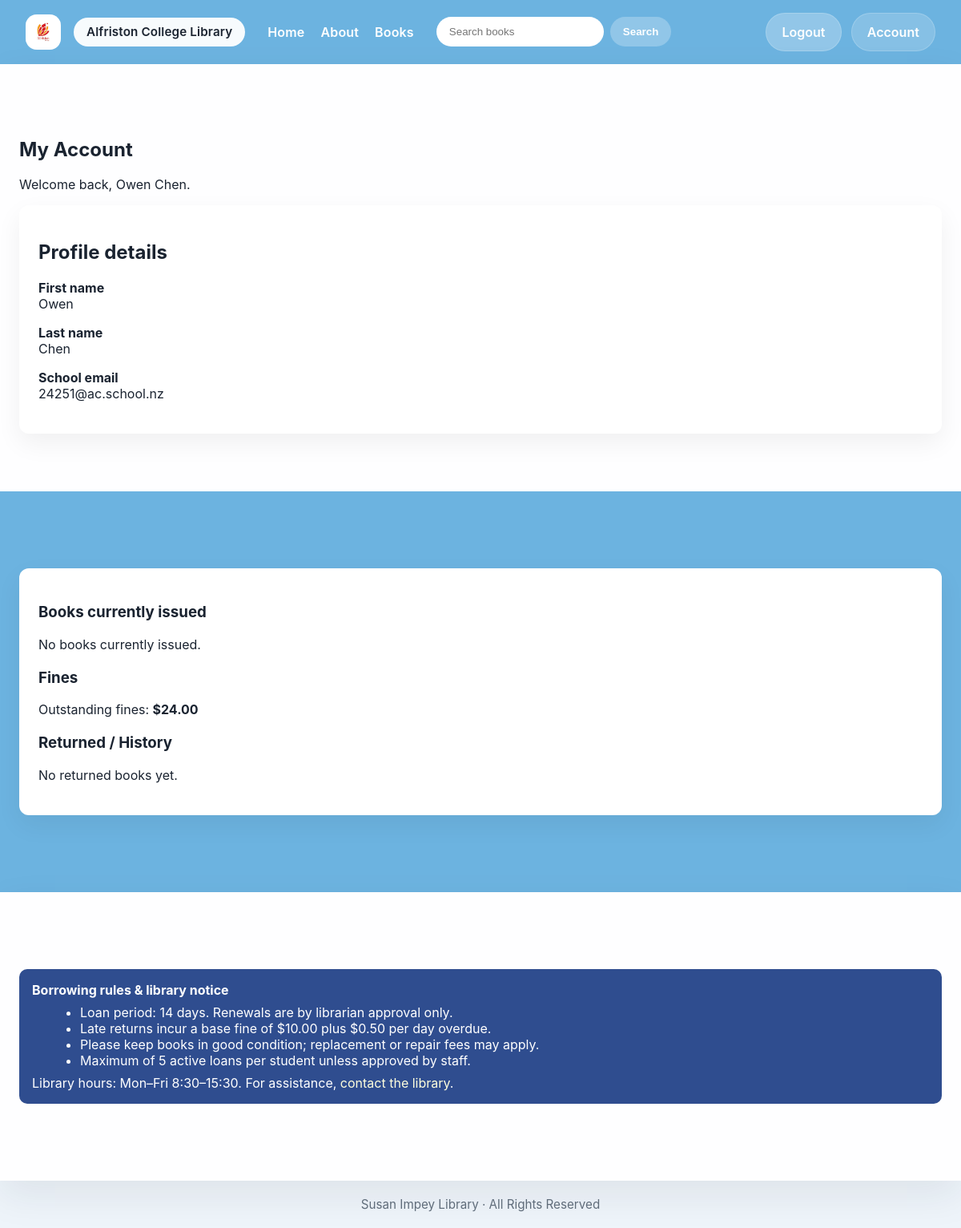
Before: /account/ (signed in) with the older database file.
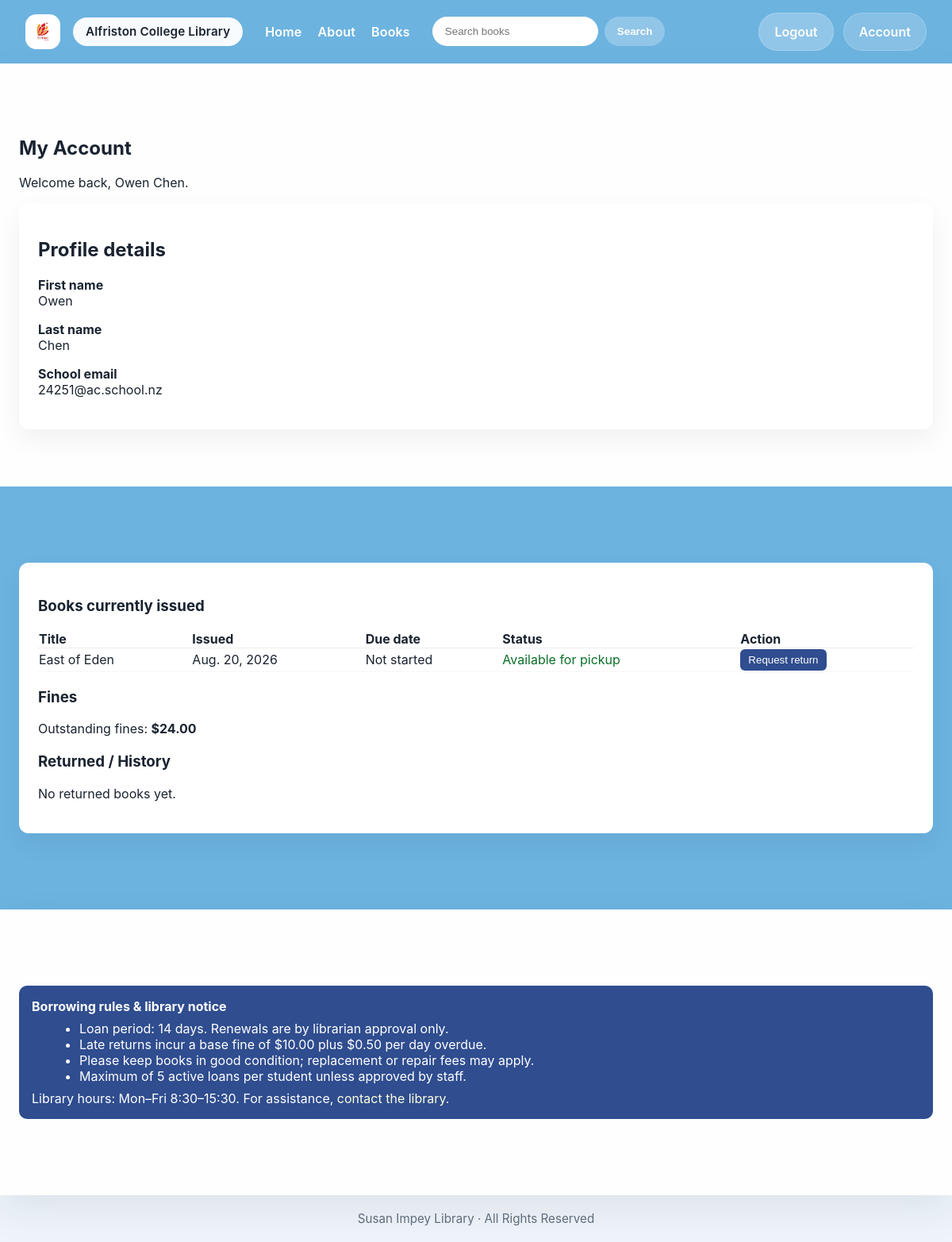
After: the same page with the newer database file.
### AC_Library/models.py (models this page shows, shortened)
class Issue(models.Model):  # model representing a book issue (loan)
    issue_id = models.AutoField(primary_key=True) # Stores the unique ID for each book issue.
    book_id = models.ForeignKey(Book, on_delete=models.CASCADE, null=True) # Only uses books that are available in Book class.
    student_id = models.ForeignKey(Student, on_delete=models.CASCADE, null=True) # Only uses students that are available in Student class.
    issue_date = models.DateField(auto_now_add=True) # Automatically sets the date when a book is issued.
    overdue_date = models.DateField(default=None, null=True, blank=True) # Starts when pickup is approved.
    pickup_ready = models.BooleanField(default=False) # Librarian changes this from True to False when the student has picked up the book.

class Book(models.Model):  # model representing a book and its metadata
    book_id = models.AutoField(primary_key=True) # Stores the unique ID for each book in the library.
    genre_id = models.ForeignKey(Genre, on_delete=models.SET_NULL, null=True) # Only uses genres that are available in Genre class.
    book_title = models.CharField(max_length=255, blank=False) # Stores the title of the book.
    book_author = models.CharField(max_length=255, blank=False) # Stores the author of the book.
    book_cover = models.ImageField(upload_to='book_covers/', blank=True, null=True) # Stores the cover image of the book.
    book_description = models.TextField(blank=True, null=True) # Stores a synopsis / summary of the book which will be edited by the librarian (admins).
    book_copies_available = models.IntegerField(default=1) # There will always be at least 1 copy of a book, so default is set to 1.

### AC_Library/views.py (the view)
# urls.py: path('account/', views.account, name='account'),  # student dashboard
def account(request):  # student account dashboard showing loans and history
    student_id = request.session.get('student_id')  # get logged-in student id
    if not student_id:
        return redirect('login')  # require login
    student = Student.objects.filter(student_id=student_id).first()  # fetch student
    if not student:
        request.session.flush()
        return redirect('login')  # invalid session -> force logout
    issues = Issue.objects.select_related('book_id').filter(student_id=student).order_by('-issue_date')
    current_issues = []  # currently active loans
    past_returns = []  # history of returned loans
    today = date.today()  # reference date
    for issue in issues:
        returned = Return.objects.filter(issue_id=issue).exists()
        pending_request = ReturnRequest.objects.filter(issue_id=issue, processed=False).first()
        entry = {
            'issue': issue,
            'book': issue.book_id,
            'issue_date': issue.issue_date,
            'overdue_date': issue.overdue_date,
        }
        if returned:
            past_returns.append(entry)  # add to returned history
        else:
            days_until_due = (issue.overdue_date - today).days if issue.overdue_date else None
            entry['days_until_due'] = days_until_due
            entry['is_overdue'] = days_until_due is not None and days_until_due < 0
            entry['days_overdue'] = abs(days_until_due) if days_until_due is not None and days_until_due < 0 else 0
            entry['return_pending'] = bool(pending_request)  # is a return requested?
            entry['pickup_ready'] = bool(issue.pickup_ready)  # waiting for librarian pickup?
            current_issues.append(entry)
    context = {
        'student': student,
        'current_issues': current_issues,
        'past_returns': past_returns,
        'fine_amount': student.fine_amount,
    }
    return render(request, 'account.html', context)  # render account dashboard

### AC_Library/templates/account.html (shortened to what the changed rows need)
{% extends 'base.html' %}
{% block section_top %}
<div>
    <h1>My Account</h1>
</div>
    <div style="max-width: 1500px; margin: 1rem auto 0; padding: 1.5rem; background: white;
border-radius: 12px;
    box-shadow: 0 12px 32px rgba(0,0,0,0.06); color: #1a2330;">
        <h2>Profile details</h2>
    </div>
{% endblock %}
{% block section_middle %}
<div style="max-width: 1500px; margin: 1.5rem auto; padding: 1.5rem; background: white;
border-radius: 12px;
box-shadow: 0 12px 32px rgba(0,0,0,0.06); color: #1a2330; overflow-x:auto;">
    <h3>Books currently issued</h3>
    {% if current_issues %}
        <table style="width:100%; border-collapse: collapse; margin-top: 0.5rem;">
            <thead>
                <tr style="text-align:left; border-bottom:1px solid #eee;">
                    <th>Title</th>
                    <th>Issued</th>
                    <th>Due date</th>
                    <th>Status</th>
                        <th>Action</th>
                </tr>
            </thead>
            <tbody>
                {% for item in current_issues %}
                <tr style="border-bottom:1px solid #f6f6f6;">
                    <td><a href="{% url 'book_detail' item.book.book_id %}">{{ item.book.book_title }}</a></td>
                    <td>{{ item.issue_date }}</td>
                    <td>{{ item.overdue_date|default:"Not started" }}</td>
                    <td>
                        {% if item.return_pending %}
                            <span style="color:#b00020;">Pending return</span>
                        {% elif item.pickup_ready %}
                            <span style="color:#0b7028;">Available for pickup</span>
                        {% elif item.is_overdue %}
                            <span style="color:#b00020;">Overdue ({{ item.days_overdue }} days)</span>
                        {% else %}
                            Due in {{ item.days_until_due }} days
                        {% endif %}
                    </td>
                        <td>
                            {% if item.return_pending %}
                                <em>Request submitted</em>
                            {% else %}
                                <form method="post" action="{% url 'request_return' %}">
                                    <button type="submit" style="background:#2f4d8f;color:white;
                                    padding:6px 10px;border-radius:6px;border:none;">Request return</button>
                                </form>
                            {% endif %}
                        </td>
                </tr>
                {% endfor %}
            </tbody>
        </table>
    {% else %}
        <p>No books currently issued.</p>
    {% endif %}
    <h3 style="margin-top:1.25rem;">Fines</h3>
    <p style="margin:0.25rem 0 0 0;">Outstanding fines: <strong>${{ fine_amount }}</strong></p>
    <h3 style="margin-top:1.25rem;">Returned / History</h3>
    {% if past_returns %}
        <ul style="margin-top:0.5rem;">
            {% for item in past_returns %}
                <li>{{ item.book.book_title }} — issued {{ item.issue_date }} (returned)</li>
            {% endfor %}
        </ul>
    {% else %}
        <p>No returned books yet.</p>
    {% endif %}
</div>
{% endblock %}

Changed rows visible on the page:
added Issue: book.book_title "East of Eden", issue_date "Aug. 20, 2026", overdue_date "Not started"
Other visible differences:
text no longer shown: "No books currently issued."
text now shown: "Title Issued Due date Status Action"
